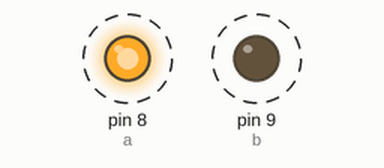
Simulated run of this sketch. Board: Arduino Uno, built with avr-gcc and run on an emulated ATmega328P. On the bench: output pins drawn as LEDs (lit = HIGH). Dashed ring = blinking.

Above: at 0.5 s.
Timing chart, 0 to 4.6 s (numbered marks = the images above):
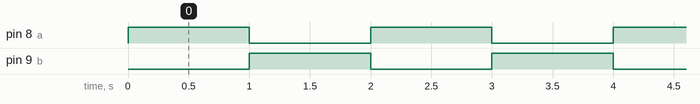

The sketch:

L293D.ino
```cpp
//YouTube|Tech at Home

int a=8;
int b=9;

void setup()
{
pinMode(8,OUTPUT);
pinMode(9,OUTPUT);
}

void loop()
{
  //Forward
digitalWrite(a,HIGH);
digitalWrite(b,LOW);
delay(1000);

//Backward
digitalWrite(a,LOW);
digitalWrite(b,HIGH);
delay(1000);
}
```

Measured:
- by itself, pin 8 (a), pin 9 (b): alternates HIGH for 1.0 s and LOW for 1.0 s
